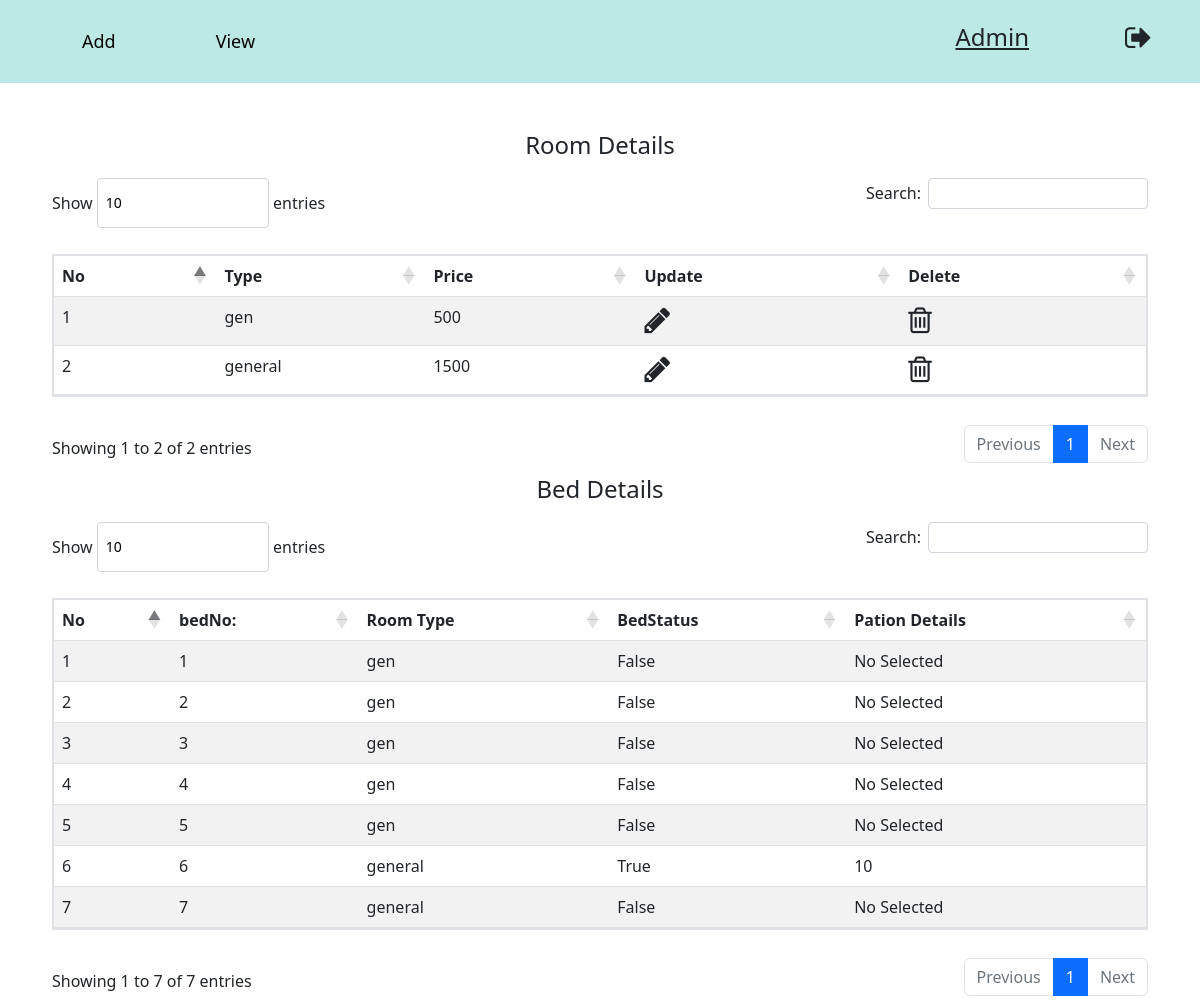
The app's page /view_add_Room/ (signed in), older data.
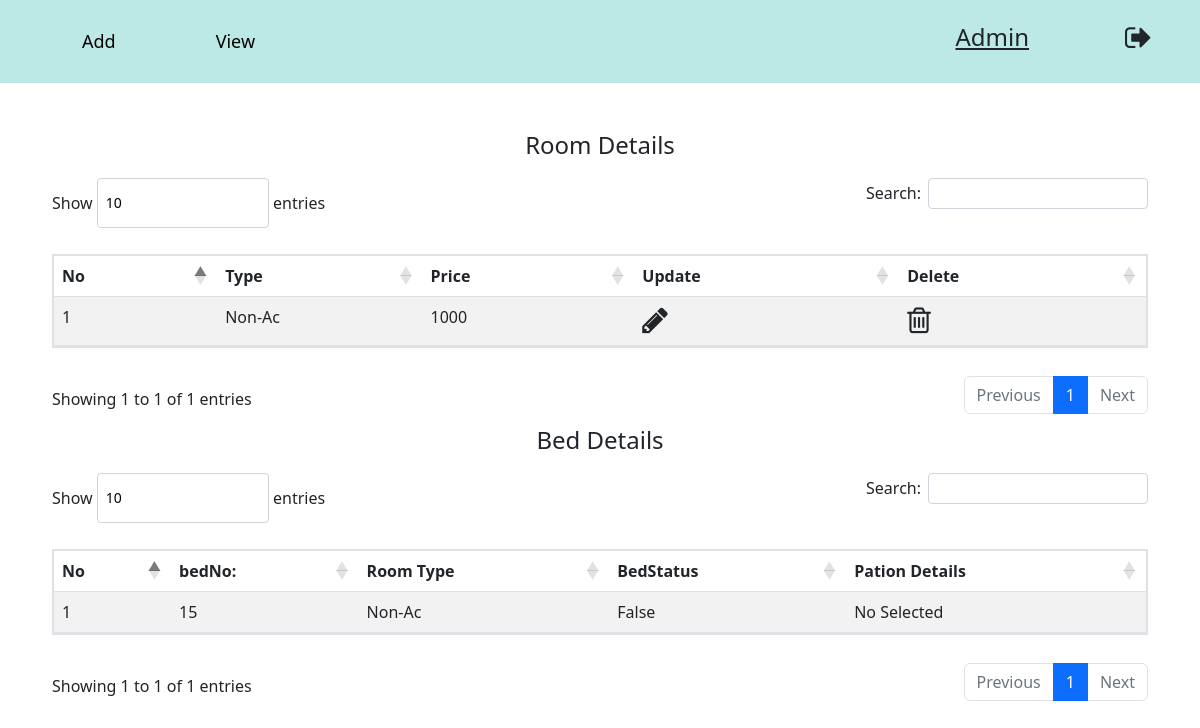
The same page, newer data.
### hospital/models.py (models this page shows, shortened)
class room(models.Model):
    roomId=models.AutoField(db_column="Room_ID",primary_key=True)
    roomType=models.CharField(db_column="Room_Type",max_length=255,unique=True)
    roomPrice = models.IntegerField(db_column="Room_Price",blank=True,null=True)

class bed(models.Model):
    bedId=models.AutoField(db_column='Bed_Id',primary_key=True)
    bedStatus=models.CharField(db_column='Bed_Status',max_length=255, default=False)
    roomId=models.ForeignKey(room,on_delete=models.CASCADE,db_column='Room_Id')
    user_id=models.ForeignKey(User,on_delete=models.CASCADE,blank=True,null=True,db_column='User_Id')

class User(AbstractUser):
    lillness = models.ForeignKey(Lillnes,on_delete=models.CASCADE,blank=True,null=True,db_column="Illnes_Id",)
    room=models.ForeignKey(room,on_delete=models.CASCADE,blank=True,null=True,db_column='Room_Id')
    medicines=models.TextField(db_column="Medicines",blank=True,null=True)
    fess = models.IntegerField(db_column="Fess",blank=True,null=True)
    category = models.CharField(db_column="Category",max_length=255,blank=True,null=True)
    phone = models.BigIntegerField(db_column="Phone",blank=True,null=True)
    img = models.ImageField(upload_to='img',blank=True,null=True,db_column="User_Img")
    doctor_id = models.IntegerField(db_column="Doctor_Id",blank=True,null=True)
    staff_id = models.IntegerField(db_column="Staff_Id",blank=True,null=True)
    check_out_status = models.CharField(db_column="Check_Out",default=False,max_length=255)
    doctor_category = models.CharField(db_column="D_Category",default="Mbbs",blank=False,max_length=255)
    staff_category = models.CharField(db_column="S_Category", default="Compounder", blank=False, max_length=255)
    user_bed = models.IntegerField(db_column="Bed_Id",blank=True,null=True)
    user_bills = models.IntegerField(db_column='Total_Bills',blank=True,null=True)

### hospital/rooms.py (the view)
# urls.py: path('view_add_Room/',rooms.view_Room,name='View-Rooms'),
@login_required(login_url='/login/')
def view_Room(request):
    if request.user.is_superuser == True:
        room_data = room.objects.all().order_by('roomId')
        bed_data=bed.objects.all().order_by('bedId')
        contex={
            'room_data':room_data,
            'bed_data':bed_data
        }
        return render(request,'add_rooms.html',contex)
    return HttpResponseNotFound('Page Not Found')

### hospital/templates/add_rooms.html (shortened to what this page needs)
{% extends 'base.html' %}
    {% block start %}
    {% if room_data %}
    <h4 class="text-center">Room Details</h4>
        <div class="container" id="room">
            <table id="example" class="table table-striped" style="width:100%">
                <thead>
                    <tr>
                        <th>No</th>
                        <th>Type</th>
                        <th>Price</th>
                        <th>Update</th>
                        <th>Delete</th>
                    </tr>
                </thead>
                <tbody>
                    {% for i_room in room_data %}
                        <tr>
                            <td>{{forloop.counter}}</td>
                            <td>{{i_room.roomType}}</td>
                            <td>{{i_room.roomPrice}}</td>
                            <td><a class="text-decoration-none text-dark font-weight-bold" href="update/{{i_room.roomId}}"><i class="fa fa-pencil" aria-hidden="true"></i></a></td>
                                <td><a class="text-decoration-none text-dark font-weight-bold" href="delete/{{i_room.roomId}}"><i class="fa fa-trash-o " aria-hidden="true"></i></a></td>
                        </tr>
                    {% endfor %}
                </tbody>
            </table>
        </div>
        <h4 class="text-center">Bed Details</h4>
        <div class="container" id="bed">
            <table id="example-Bed" class="table table-striped" style="width:100%">
                <thead>
                    <tr>
                        <th>No</th>
                        <th>bedNo:</th>
                        <th>Room Type </th>
                        <th>BedStatus</th>
                        <th>Pation Details</th>
                    </tr>
                </thead>
                <tbody>
                    {% for i_bed in bed_data %}
                        <tr>
                            <td>{{forloop.counter}}</td>
                            <td>{{i_bed.bedId}}</td>
                            <td>{{i_bed.roomId.roomType}}</td>
                            <td>{{i_bed.bedStatus}}</td>
                            <td class="parent d-flex justify-content-between">
                                {% if i_bed.user_id == None %}No Selected{% else %}{{i_bed.user_id.id}}{% endif %}
                            </td>
                        </tr>
                    {% endfor %}
                </tbody>
            </table>
        </div>
        {% endif %}
    {% endblock %}

Row changes from the older to the newer data that the page shows:
removed room: roomType "gen", roomPrice "500"
removed room: roomType "general", roomPrice "1500"
removed bed: bedId "1", roomId.roomType "gen", bedStatus "False", shows "No Selected"
removed bed: bedId "2", roomId.roomType "gen", bedStatus "False", shows "No Selected"
removed bed: bedId "3", roomId.roomType "gen", bedStatus "False", shows "No Selected"
removed bed: bedId "4", roomId.roomType "gen", bedStatus "False", shows "No Selected"
removed bed: bedId "5", roomId.roomType "gen", bedStatus "False", shows "No Selected"
removed bed: bedId "6", roomId.roomType "general", bedStatus "True", user_id.id "10"
removed bed: bedId "7", roomId.roomType "general", bedStatus "False", shows "No Selected"
added room: roomType "Non-Ac", roomPrice "1000"
added bed: bedId "15", roomId.roomType "Non-Ac", bedStatus "False", shows "No Selected"
Text that changed along with them:
text written by a page script: "Show entries Search: Showing 1 to 2 of 2 entries Previous 1 Next" → "Show entries Search: Showing 1 to 1 of 1 entries Previous 1 Next"
text written by a page script: "Show entries Search: Showing 1 to 7 of 7 entries Previous 1 Next" → "Show entries Search: Showing 1 to 1 of 1 entries Previous 1 Next"
